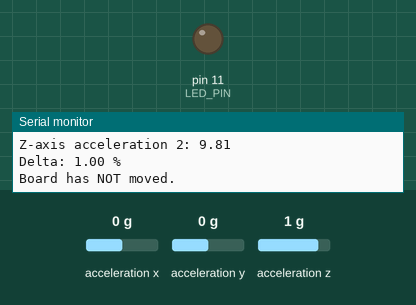
Recording of a sketch running on a simulated Arduino Mega 2560, built with avr-gcc and run on an emulated ATmega2560. Shown: output pins drawn as LEDs (lit = HIGH), the last lines printed to the serial monitor. Inputs (shaded band) come from the test bench; at power-on: acceleration z 1 g, acceleration x 0 g, acceleration y 0 g. The audio player accepts every command and is not drawn.

Above: at 3.2 s.
3.3 s: acceleration z set to -1.4 g
At 4.1 s:
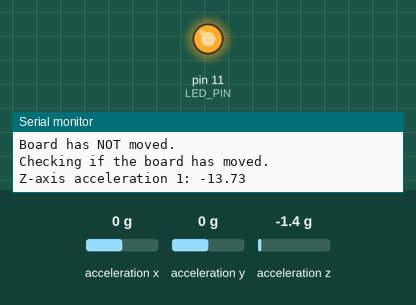
5.8 s: acceleration z set to 0 g
At 6.5 s:
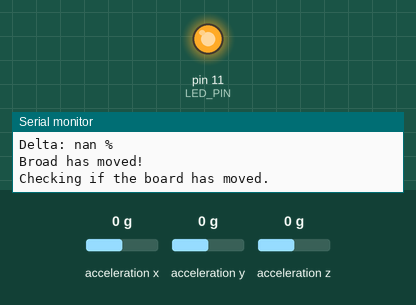
8.0 s: acceleration z set to -0.8 g
At 9.7 s:
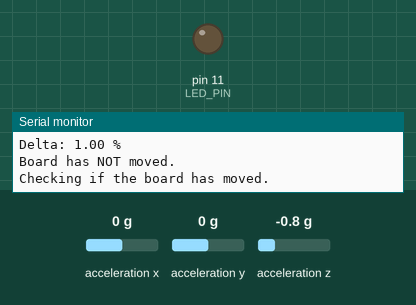
Timing chart, 0 to 11.2 s (numbered marks = the images above; inputs shaded):
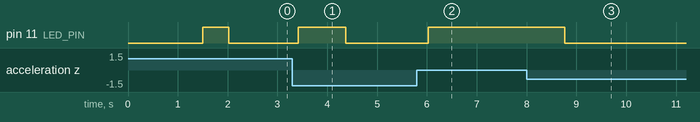

The sketch:

elevator_musak.ino
```cpp
/***************************************************
 Created 2020-09-02
 By Christopher Brito (me@christopherbrito.com)

 ****************************************************/

#include "Arduino.h"
#include "DFRobotDFPlayerMini.h"
#include <Wire.h>
#include <Adafruit_LIS3DH.h>
#include <Adafruit_Sensor.h>

// Teensy
#define LED_PIN 11
#define DF_PLAYER_SERIAL_PORT Serial1
// SCL Wire Port on 2.0 is 5
// SDA Wire Port on 2.0 is 6
// UART RX Port on 2.0 is 7
// UART TX Port on 2.0 is 8

#define ACC_SENSOR_I2C_ADDRESS 0x18

#define MOVEMENT_DELTA_TRIGGER 4 // Determines what percent movement triggers the board.

DFRobotDFPlayerMini myDFPlayer;
Adafruit_LIS3DH accSensor = Adafruit_LIS3DH(); // Sensor I2C Comm
void printDetail(uint8_t type, int value);

bool boardIsAlreadyMoving = false;

void setup()
{
  pinMode(LED_PIN, OUTPUT);

  // Prep the Serial ports for device and USB console
  DF_PLAYER_SERIAL_PORT.begin(9600);
  Serial.begin(9600);

  delay(1500); // Allow some time for things to settle, especially at first boot.

  digitalWrite(LED_PIN, HIGH); // Indicate setup starting
  setupAccSensor();
  setupDfplayer();
  digitalWrite(LED_PIN, LOW);
}

void loop()
{

  if (checkIfBoardMoved() && boardIsAlreadyMoving == false) {
    boardIsAlreadyMoving = true;
    digitalWrite(LED_PIN, HIGH);
    playMusic();
  }
  else if(boardIsAlreadyMoving == true && checkIfBoardMoved()) {
    Serial.println("BOARD IS ALREADY MOVING!!!!!!!!!!!!!!!!!!!!!!!!!!!!!");
    // do nothing
  }
  else {
    delay(250); // Give a lil time to finish song?
    boardIsAlreadyMoving = false;
    digitalWrite(LED_PIN, LOW);
    myDFPlayer.stop();
  }

  delay(250); // Slight delay so it's not constantly running

  // Print any errors that might arise:
  if (myDFPlayer.available()) {
    printDetail(myDFPlayer.readType(), myDFPlayer.read());
    flashError();
  }
}

void flashError(){
      digitalWrite(LED_PIN, LOW);
      delay(250);
      digitalWrite(LED_PIN, HIGH);
      delay(250);
}

void setupAccSensor(){
  if (! accSensor.begin(ACC_SENSOR_I2C_ADDRESS)) {
    Serial.println("Couldnt start LIS3DH sensor");
     // Flash the LED as an error indicator
     flashError();
    while (1); // halt... for now...
  }
  Serial.println("LIS3DH sensor found!");

  accSensor.setRange(LIS3DH_RANGE_4_G);   // 2, 4, 8 or 16 G
}

void setupDfplayer(){

  Serial.println(F("DFPlayer Mini Start-up"));
  Serial.println(F("Initializing DFPlayer... "));

  if (!myDFPlayer.begin(DF_PLAYER_SERIAL_PORT)) {
    Serial.println(F("Error - unable to start:"));
    Serial.println(F("Check the connection!"));
    Serial.println(F("Check SD card!"));
    while(true){
      // Flash the LED as an error indicator
      flashError();
      // TO DO: Need to find someway to reset / recover from here after some delay.
    }
  }
  Serial.println(F("DFPlayer Mini Online"));

  myDFPlayer.volume(20); // Set initial volume

}

void playMusic(){
  // We should read the number of available tracks and do a rand to choose one to play.
  myDFPlayer.volume(30); // Always set volume
  delay(100);
  myDFPlayer.play(1); // Play the first mp3
}

/*
 *  Checks if the board has moved since it's last check.
 *  This should happen nearly constantly until the end of a song and then we should
 *  idle for a while.
 *
 *  A more advanced version of this can stop playing the mysic once the elevator has stopped
 *  by using a flag in the calling routine to not do anything play/stop while we detected a move
 *  and are stillmoving.
 */

bool checkIfBoardMoved() {
  Serial.println(F("Checking if the board has moved."));

  float accl1 = getAccelerometerZAxisAcceleration();
  delay(100);
  float accl2 = getAccelerometerZAxisAcceleration();
  float acclDeltaPct;

  Serial.print("Z-axis acceleration 1: "); Serial.print(accl1);
  Serial.println();
  Serial.print("Z-axis acceleration 2: "); Serial.print(accl2);
  Serial.println();
  acclDeltaPct = abs(1 - (accl2 - accl1)/(accl1) * 100);
  Serial.print("Delta: "); Serial.print(acclDeltaPct); Serial.print(" %");
  Serial.println();

  if(acclDeltaPct < MOVEMENT_DELTA_TRIGGER){
    Serial.println(F("Board has NOT moved."));
    return false;
  }
  else {
    Serial.println(F("Broad has moved!"));
    return true;
  }

}

float getAccelerometerZAxisAcceleration() {
  sensors_event_t event;
  accSensor.getEvent(&event);

  return event.acceleration.z;
}

void printDetail(uint8_t type, int value){
  switch (type) {
    case TimeOut:
      Serial.println(F("Time Out!"));
      break;
    case WrongStack:
      Serial.println(F("Stack Wrong!"));
      break;
    case DFPlayerCardInserted:
      Serial.println(F("Card Inserted!"));
      break;
    case DFPlayerCardRemoved:
      Serial.println(F("Card Removed!"));
      break;
    case DFPlayerCardOnline:
      Serial.println(F("Card Online!"));
      break;
    case DFPlayerUSBInserted:
      Serial.println("USB Inserted!");
      break;
    case DFPlayerUSBRemoved:
      Serial.println("USB Removed!");
      break;
    case DFPlayerPlayFinished:
      Serial.print(F("Number:"));
      Serial.print(value);
      Serial.println(F(" Play Finished!"));
      break;
    case DFPlayerError:
      Serial.print(F("DFPlayerError:"));
      switch (value) {
        case Busy:
          Serial.println(F("Card not found"));
          break;
        case Sleeping:
          Serial.println(F("Sleeping"));
          break;
        case SerialWrongStack:
          Serial.println(F("Get Wrong Stack"));
          break;
        case CheckSumNotMatch:
          Serial.println(F("Check Sum Not Match"));
          break;
        case FileIndexOut:
          Serial.println(F("File Index Out of Bound"));
          break;
        case FileMismatch:
          Serial.println(F("Cannot Find File"));
          break;
        case Advertise:
          Serial.println(F("In Advertise"));
          break;
        default:
          break;
      }
      break;
    default:
      break;
  }

}
```

Measured:
- after the input at 3.3 s, pin 11 (LED_PIN): LOW → HIGH after 0.12 s, → LOW 0.95 s later
- after the input at 5.8 s, pin 11 (LED_PIN): LOW → HIGH after 0.23 s
- after the input at 8.0 s, pin 11 (LED_PIN): HIGH → LOW after 0.77 s
